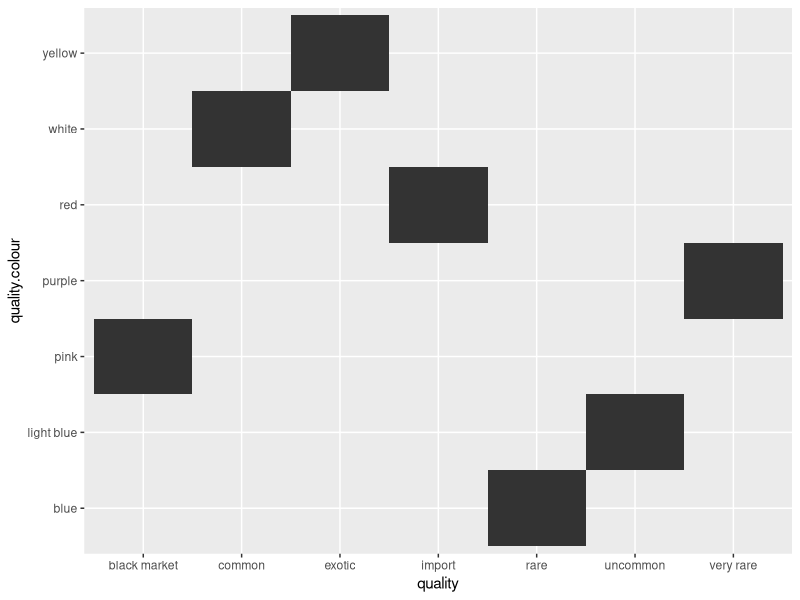
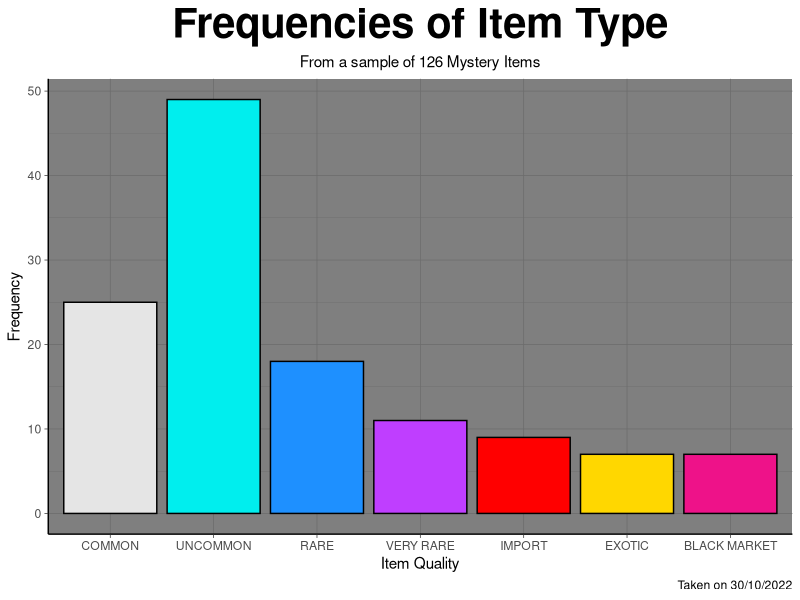
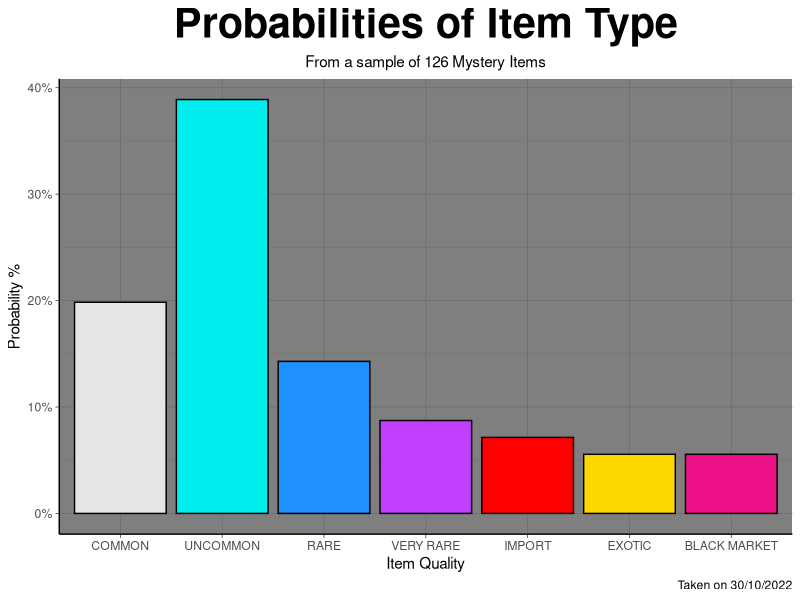
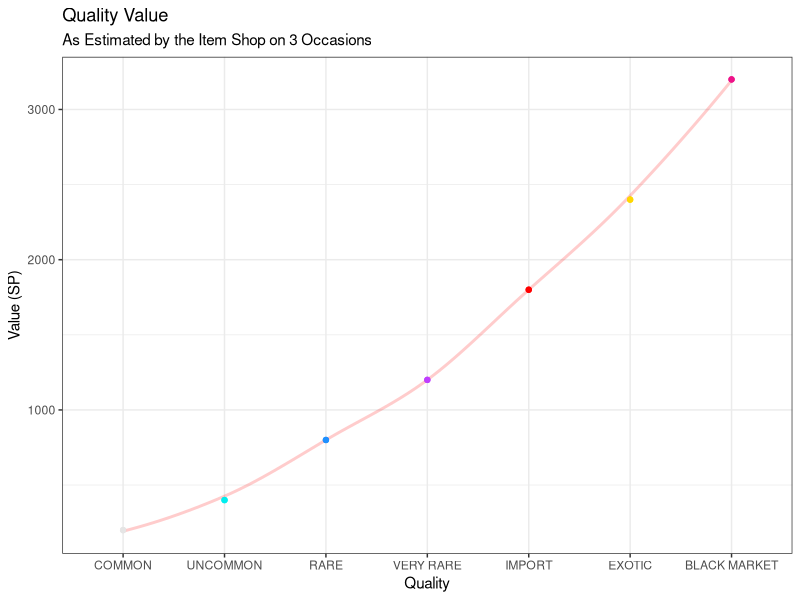
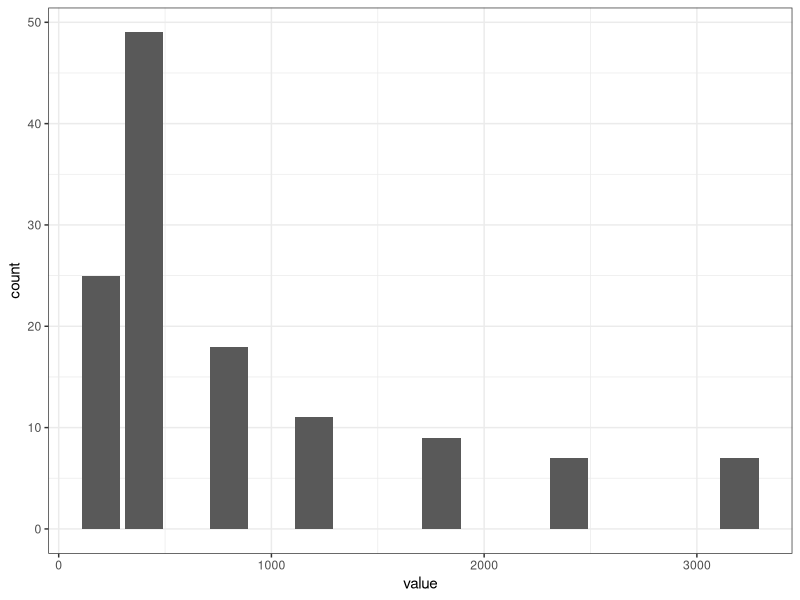
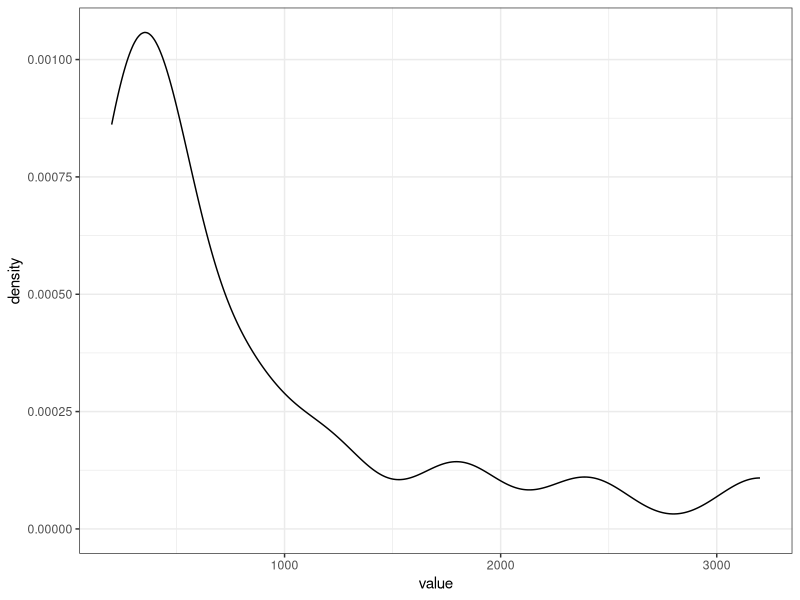
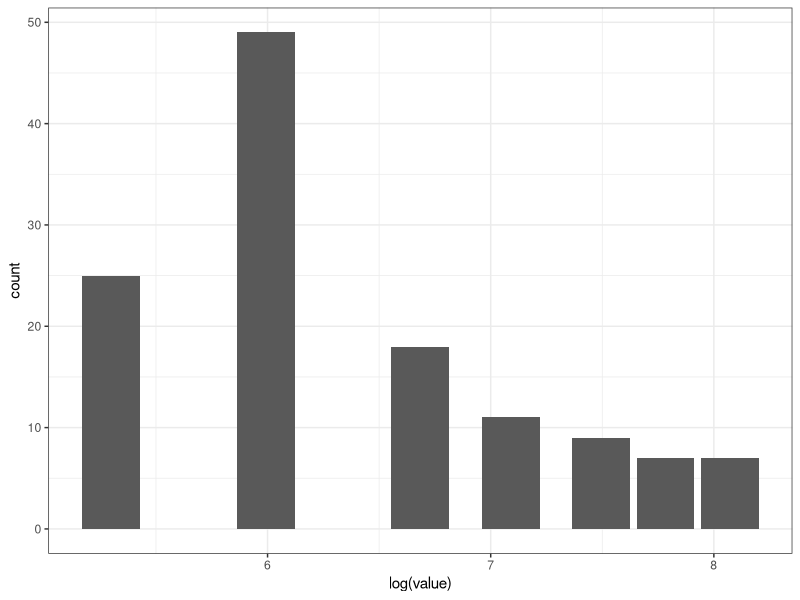
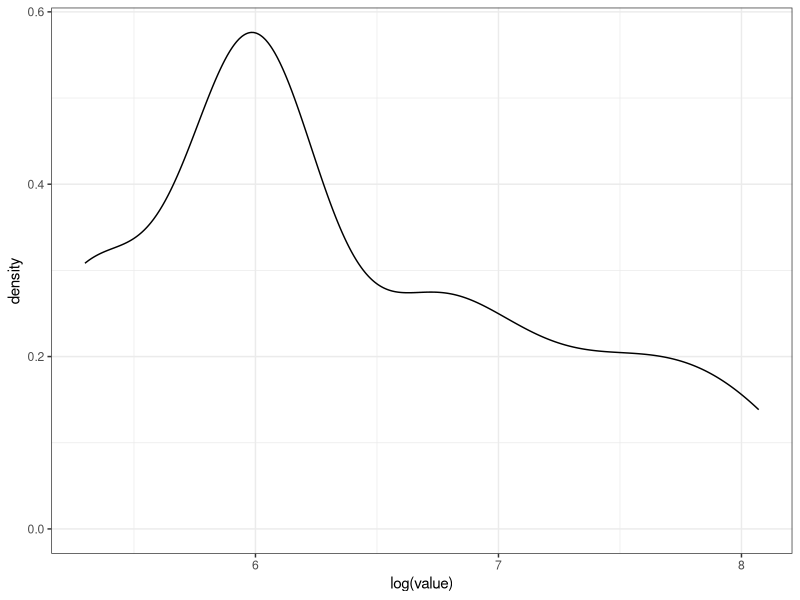

Source code (R) for these figures, in order:
## ---- chunk 1
knitr::opts_chunk$set(echo = TRUE)
library(tidyverse)
## ---- chunk 2
data = read_csv('data/rlssmysteryboxes.csv')

## ---- chunk 3
data %>% 
  ggplot(aes(x = quality, y = quality.colour)) +
  geom_tile()
## ---- chunk 4
items = data %>% 
  group_by(item, quality) %>% 
  count() %>% 
  pull(item)

items

length(items) / length(unique(items))

## ---- chunk 5
data.tidy = data %>%
  mutate(
    # Reorder the qualities. This link https://theglobalgaming.com/rocket-league/rarity-chart#:~:text=Common%3A%20Complete,are%20extremely%20rare.
    quality = factor(toupper(quality), levels = toupper(c('common', 'uncommon', 'rare', 'very rare', 'import', 'exotic', 'black market'))),
    item = toupper(item)
  )

data.tidy


## ---- chunk 6
# Get the colours of the qualities
quality.colours = data.tidy %>% 
  group_by(quality) %>% 
  slice_head() %>% 
  # Conveniently in the correct order. It seems like the function did this intentionally judging by the order of box.price.
  pull(quality.colour)


# Those colours are wack. Let's choose nice ones from http://www.stat.columbia.edu/~tzheng/files/Rcolor.pdf

quality.colours.decent = c(
  'grey90', # can't deny it
  'cyan2',
  'dodgerblue',
  'darkorchid1',
  'red',
  'gold',
  'deeppink2'
)

# This is better

data.tidy %>% 
  ggplot(aes(x = quality, fill = quality)) +
  geom_bar(col = 'black') +
  scale_fill_manual(values = quality.colours.decent) +
  theme_dark() +
  labs(title = 'Frequencies of Item Type',
       subtitle = paste('From a sample of', nrow(data), 'Mystery Items'),
       caption = 'Taken on 30/10/2022',
       x = 'Item Quality', y = 'Frequency') +
  theme(plot.title = element_text(size = 30, face = 2, hjust = 0.5),
        plot.subtitle = element_text(hjust = 0.5),
        legend.position = 'none',
        axis.line = element_line(colour = 'black'))
## ---- chunk 7

# Now for the official proportions

frequencies = data.tidy$quality %>% table()
(probabilities.quality = frequencies / sum(frequencies))

data.tidy %>% 
  group_by(quality) %>% 
  summarise(p = n() / nrow(data)) %>% 
  ggplot(aes(x = quality, fill = quality, y = p * 100)) +
  geom_col(col = 'black') +
  scale_fill_manual(values = quality.colours.decent) +
  theme_dark() +
  labs(title = 'Probabilities of Item Type',
       subtitle = paste('From a sample of', nrow(data), 'Mystery Items'),
       caption = 'Taken on 30/10/2022',
       x = 'Item Quality', y = 'Probability %') +
  theme(plot.title = element_text(size = 30, face = 2, hjust = 0.5),
        plot.subtitle = element_text(hjust = 0.5),
        legend.position = 'none',
        axis.line = element_line(colour = 'black')) +
  scale_y_continuous(breaks = seq(0, 40, 10), labels = c(paste0(seq(0, 40, 10), '%')))
## ---- chunk 8
data.quality.value = tibble(quality = factor(levels(data.tidy$quality), levels = levels(data.tidy$quality)),
       value = c(200, 400, 800, 1200, 1800, 2400, 3200))
data.quality.value

data.quality.value %>% 
  ggplot(aes(x = quality, y = value)) +
  geom_point(col = quality.colours.decent) +
  geom_smooth(aes(x = 1:7), col = alpha('red', 0.2), alpha = 0.2, se = F) +
  geom_point(col = quality.colours.decent) +
  theme_bw() +
  labs(title = 'Quality Value',
       subtitle = 'As Estimated by the Item Shop on 3 Occasions',
       x = 'Quality', y = 'Value (SP)')

## ---- chunk 9
(data.quality.value.prob = data.quality.value %>% 
  left_join(tibble(
    quality = names(probabilities.quality),
    prob = probabilities.quality %>% as.numeric()
  ), by = 'quality') %>% 
  mutate(exp_value = value * prob)) 

data.quality.value.prob %>% 
  pull(exp_value) %>% sum()

## ---- chunk 10
(data.tidy2 = data.tidy %>% 
  left_join(data.quality.value))

data.tidy2 %>% 
  ggplot(aes(x = value)) +
  geom_bar() +
  theme_bw()

data.tidy2 %>% 
  ggplot(aes(x = value)) +
  geom_density() +
  theme_bw()

data.tidy2 %>% 
  ggplot(aes(x = log(value))) +
  geom_bar() +
  theme_bw()

data.tidy2 %>% 
  ggplot(aes(x = log(value))) +
  geom_density() +
  theme_bw()


## ---- chunk 11
# Screw that! For now...
plot(0:12, dpois(0:12, 6))

## ---- chunk 12
(probability.profit = (data.tidy2$value[data.tidy2$value > 500] %>% length()) / length(data.tidy2$value))

